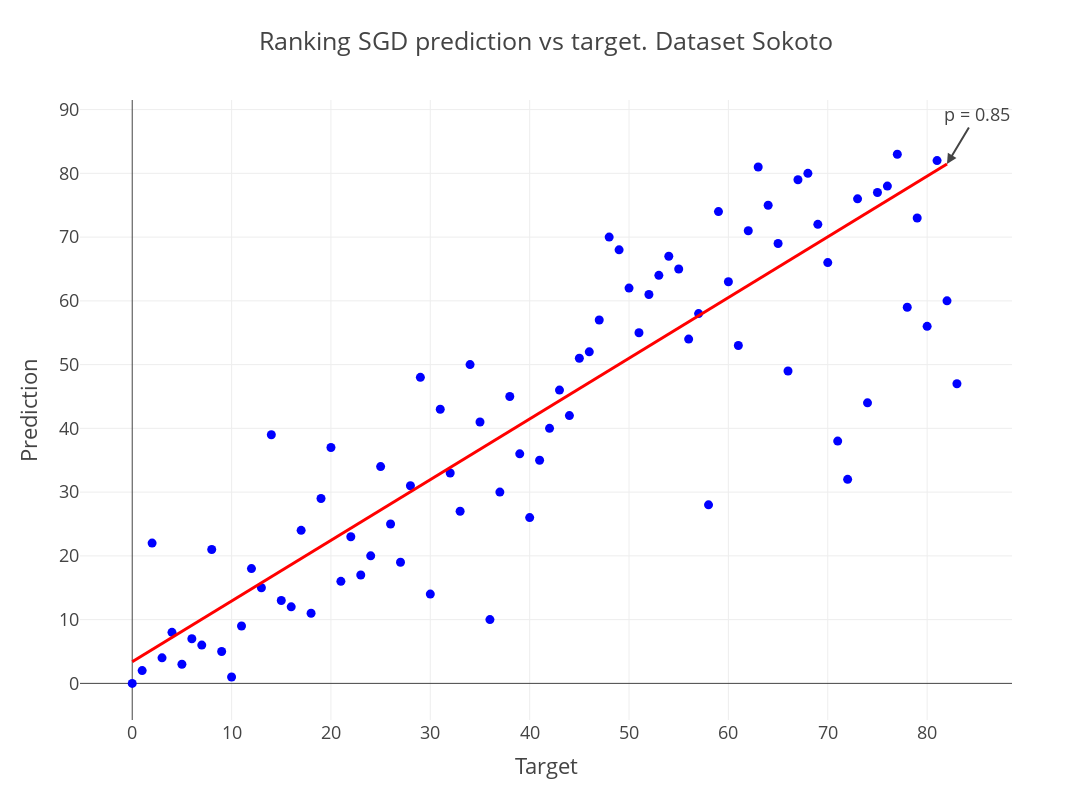

Notebook cell for this chart:
### Code cell
from scipy import stats
import plotly.graph_objs as go
import plotly.express as px
from sklearn import datasets, linear_model
rg_name="SGD"


X,y=sorted_ranks[rg_name]['target'].values.reshape(-1, 1), sorted_ranks[rg_name]['predict'].values.reshape(-1, 1)
# Robustly fit linear model with RANSAC algorithm
ransac = linear_model.RANSACRegressor()
ransac.fit(X, y)
inlier_mask = ransac.inlier_mask_
outlier_mask = np.logical_not(inlier_mask)

# Predict data of estimated models
fit_line_x = np.arange(X.min(), X.max())[:, np.newaxis]
fit_line_y = ransac.predict(fit_line_x)

# Calculate the correlation coefficient
#corr_coef = sorted_ranks[rg_name]['target'].corr(sorted_ranks[rg_name]['predict'])
corr_coef=spearmanr(X,y)[0]
# Fit a linear regression model
#slope, intercept, r_value, p_value, std_err = stats.linregress(sorted_ranks[rg_name]['target'], sorted_ranks[rg_name]['predict'])

# Generate points for the fit line
#fit_line_x = np.linspace(sorted_ranks[rg_name]['target'].min(), sorted_ranks[rg_name]['target'].max(), 100)
#fit_line_y = slope * fit_line_x + intercept

# Create scatter plot of the data points
scatter = go.Scatter(
    x=sorted_ranks[rg_name]['target'], 
    y=sorted_ranks[rg_name]['predict'], 
    mode='markers', 
    name='Data Points',
    marker=dict(color='blue')
)

# Create fit line plot
fit_line = go.Scatter(
    x=fit_line_x.flatten(), 
    y=fit_line_y.flatten(), 
    mode='lines', 
    name='Fit Line',
    line=dict(color='red')
)

# Create the layout with the fit line equation and correlation coefficient as annotations
layout = go.Layout(
    title=f"Ranking {rg_name} prediction vs target. Dataset {test_dataset}",
    xaxis=dict(title="Target"),
    yaxis=dict(title="Prediction"),
    annotations=[
        dict(
            x=fit_line_x.max(), 
            y=fit_line_y.max(), 
            xref="x", 
            yref="y", 
            text=f"p = {corr_coef:.2f}",
            showarrow=True,
            arrowhead=2,
            ax=30,
            ay=-50
        )
    ],
    width=1200,  # Adjust the width of the figure
    height=800,
    template="presentation",
    showlegend=False 
)

# Combine the scatter plot and fit line
fig = go.Figure(data=[scatter, fit_line], layout=layout)

fig.write_image(f"regressors/{test_dataset}/ranking_{rg_name}.svg",format="SVG")
fig.write_image(f"regressors/{test_dataset}/ranking_{rg_name}.png",format="PNG")
# Show the plot
fig.show()

### Figure 1 — Plotly figure (JSON) as saved in the notebook; plotly's stock layout.template omitted (floating-point values rounded to 4 significant figures)
{"data": [{"marker": {"color": "blue"}, "mode": "markers", "name": "Data Points", "type": "scatter", "x": [0, 1, 2, 3, 4, 5, 6, 7, 8, 9, 10, 11, 12, 13, 14, 15, 16, 17, 18, 19, 20, 21, 22, 23, 24, 25, 26, 27, 28, 29, 30, 31, 32, 33, 34, 35, 36, 37, 38, 39, 40, 41, 42, 43, 44, 45, 46, 47, 48, 49, 50, 51, 52, 53, 54, 55, 56, 57, 58, 59, 60, 61, 62, 63, 64, 65, 66, 67, 68, 69, 70, 71, 72, 73, 74, 75, 76, 77, 78, 79, 80, 81, 82, 83], "y": [0, 2, 22, 4, 8, 3, 7, 6, 21, 5, 1, 9, 18, 15, 39, 13, 12, 24, 11, 29, 37, 16, 23, 17, 20, 34, 25, 19, 31, 48, 14, 43, 33, 27, 50, 41, 10, 30, 45, 36, 26, 35, 40, 46, 42, 51, 52, 57, 70, 68, 62, 55, 61, 64, 67, 65, 54, 58, 28, 74, 63, 53, 71, 81, 75, 69, 49, 79, 80, 72, 66, 38, 32, 76, 44, 77, 78, 83, 59, 73, 56, 82, 60, 47]}, {"line": {"color": "red"}, "mode": "lines", "name": "Fit Line", "type": "scatter", "x": [0, 1, 2, 3, 4, 5, 6, 7, 8, 9, 10, 11, 12, 13, 14, 15, 16, 17, 18, 19, 20, 21, 22, 23, 24, 25, 26, 27, 28, 29, 30, 31, 32, 33, 34, 35, 36, 37, 38, 39, 40, 41, 42, 43, 44, 45, 46, 47, 48, 49, 50, 51, 52, 53, 54, 55, 56, 57, 58, 59, 60, 61, 62, 63, 64, 65, 66, 67, 68, 69, 70, 71, 72, 73, 74, 75, 76, 77, 78, 79, 80, 81, 82], "y": [3.383, 4.335, 5.287, 6.24, 7.192, 8.144, 9.096, 10.05, 11.0, 11.95, 12.91, 13.86, 14.81, 15.76, 16.71, 17.67, 18.62, 19.57, 20.52, 21.48, 22.43, 23.38, 24.33, 25.28, 26.24, 27.19, 28.14, 29.09, 30.05, 31.0, 31.95, 32.9, 33.85, 34.81, 35.76, 36.71, 37.66, 38.62, 39.57, 40.52, 41.47, 42.43, 43.38, 44.33, 45.28, 46.23, 47.19, 48.14, 49.09, 50.04, 51.0, 51.95, 52.9, 53.85, 54.8, 55.76, 56.71, 57.66, 58.61, 59.57, 60.52, 61.47, 62.42, 63.37, 64.33, 65.28, 66.23, 67.18, 68.14, 69.09, 70.04, 70.99, 71.94, 72.9, 73.85, 74.8, 75.75, 76.71, 77.66, 78.61, 79.56, 80.52, 81.47]}], "layout": {"annotations": [{"arrowhead": 2, "ax": 30, "ay": -50, "showarrow": true, "text": "p = 0.85", "x": 82, "xref": "x", "y": 81.47, "yref": "y"}], "height": 800, "showlegend": false, "title": {"text": "Ranking SGD prediction vs target. Dataset Sokoto"}, "width": 1200, "xaxis": {"autorange": true, "range": [-5.188, 88.44], "title": {"text": "Target"}, "type": "linear"}, "yaxis": {"autorange": true, "range": [-5.728, 91.24], "title": {"text": "Prediction"}, "type": "linear"}}}
